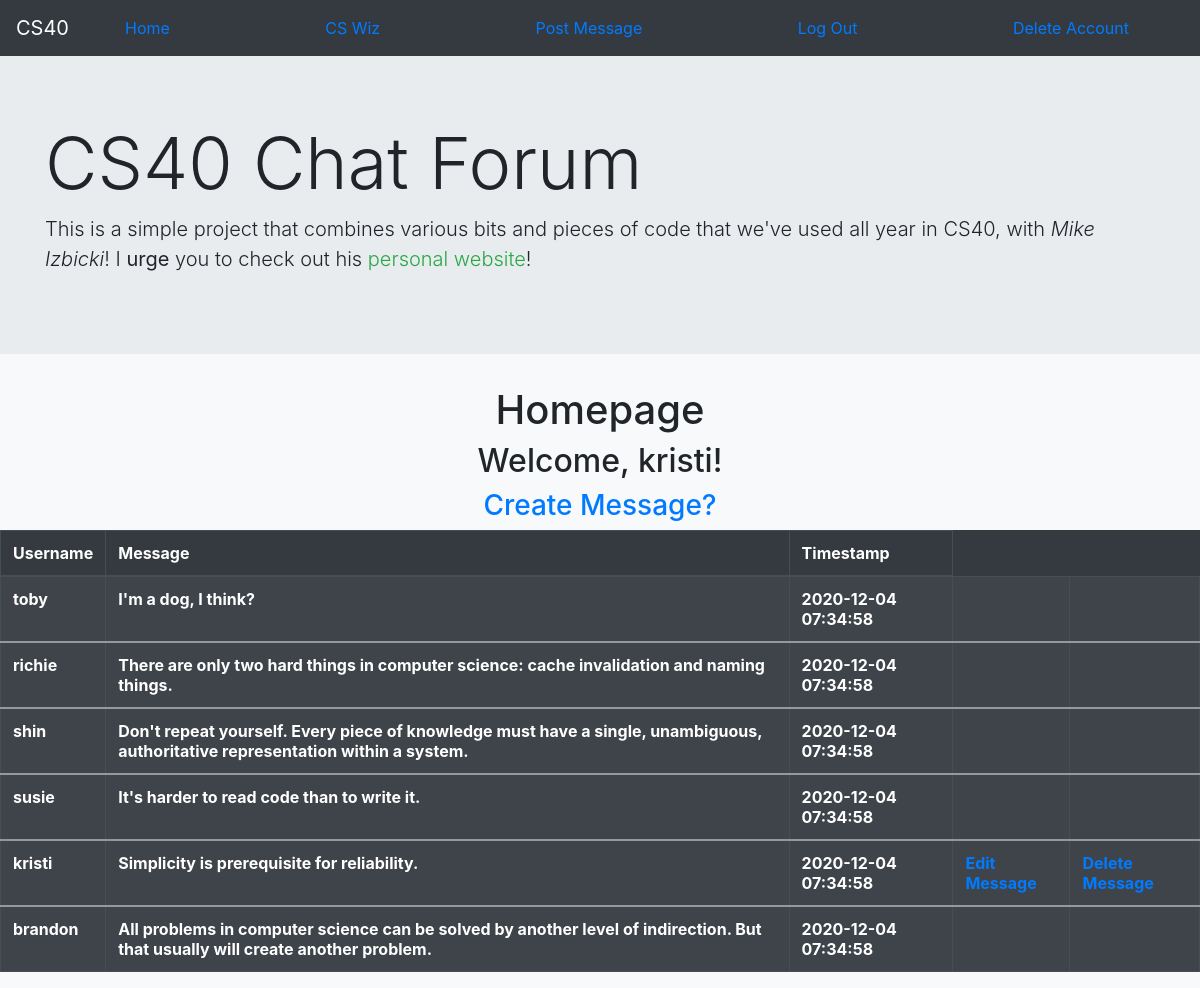
/ (signed in), run on the app's committed database.
### tables this page shows
CREATE TABLE users (
    id INTEGER PRIMARY KEY,
    username TEXT NOT NULL UNIQUE,
    password TEXT NOT NULL,
    age INTEGER
);

CREATE TABLE messages (
    id integer primary key,
    sender_id integer not null,
    message text not null,
    created_at timestamp not null default current_timestamp
    );

### twitter.py (the view)
@app.route('/')
def root():
    con = sqlite3.connect('twitter_database.db')
    cur = con.cursor()
    sql = """
        SELECT sender_id, message, created_at, id FROM messages;
    """
    cur.execute(sql)
    results = cur.fetchall()
    messages = []
    for result in results:
        sql = """
            SELECT username FROM users WHERE id=?
        """
        cur.execute(sql, (result[0],))
        username_rows = cur.fetchall()
        for username_row in username_rows:
            username = username_row[0]
        messages.insert(0, {
            'text': result[1],
            'username': username,
            'created_at': result[2],
            'id': result[3]
        })
    if logged_in:
        return render_template(
            'root.html',
            username=request.cookies.get('username'),
            messages=messages
        )
    else:
        return render_template(
            'root.html',
            messages=messages,
        )

### templates/root.html
{% extends 'base.html' %}
{% block title %}
        <div class="container-fluid d-flex justify-content-center">
            <h1>Homepage</h1>
        </div>
{% endblock %}
{% block content %}
        {% if username %}
        <div class="container-fluid d-flex justify-content-center">
            <h2>Welcome, {{username}}!</h2>
        </div>
        <div class="container-fluid d-flex justify-content-center">
            <h3><a href='/create_message'>Create Message?</a></h3>
        </div>
        {% endif %}
        <table class="table table-dark table-striped table-bordered table-hover">
            <thead>
                <tr>
                    <th scope="col">Username</th>
                    <th scope="col">Message</th>
                    <th scope="col">Timestamp</th>
                </tr>
            </thead>
            {% for message in messages %}
            <tbody>
                <tr>
                    <th>{{ message.username }}</th>
                    <th>{{ message.text }}</th>
                    <th>{{ message.created_at }}</th>
                    <th>{% if username==message.username %}<a href="/edit_message/{{message.id}}">Edit Message</a>{% endif %}</th>
                    <th>{% if username==message.username %}<a href="/delete_message/{{message.id}}">Delete Message</a>{% endif %}</th>
                </tr>
            </tbody>
            {% endfor %}
        </table>
{% endblock %}

### data on the page
users: username "kristi", username "kristi"
users: username "toby"
messages: text "I'm a dog, I think?", created_at "2020-12-04 07:34:58"
users: username "richie"
messages: text "There are only two hard things in computer science: cache invalidation and naming things.", created_at "2020-12-04 07:34:58"
users: username "shin"
messages: text "Don't repeat yourself. Every piece of knowledge must have a single, unambiguous, authoritative representation within a system.", created_at "2020-12-04 07:34:58"
users: username "susie"
messages: text "It's harder to read code than to write it.", created_at "2020-12-04 07:34:58"
messages: text "Simplicity is prerequisite for reliability.", created_at "2020-12-04 07:34:58"
users: username "brandon"
messages: text "All problems in computer science can be solved by another level of indirection. But that usually will create another problem.", created_at "2020-12-04 07:34:58"
